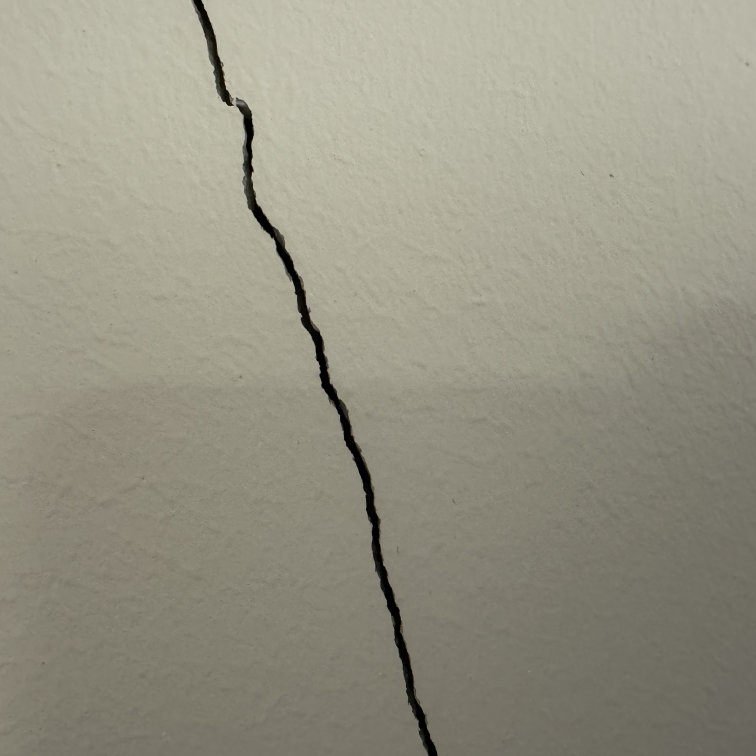
#> input picture studies/real_image_transfer/IMG_8184/IMG_8184.jpeg, 3024 x 3024 px (shown at 1/4 size)
$ python recompute_reference.py
#> lines starting #> are read from the running program, lines starting #| are printed output that depends on the picture; after the words box and inside, x2 and y2 are one past the last pixel; in counts of white or black regions, pixels touching at a corner belong together
"""Geometric reference and single-image frozen-model comparison for IMG_8184."""
from pathlib import Path
import json, hashlib, csv
import numpy as np
from PIL import Image, ImageDraw
ROOT=Path(__file__).resolve().parent
ARTICLE=ROOT
def cross(a,b): return a[...,0]*b[...,1]-a[...,1]*b[...,0]
def project(p,H):
 q=np.c_[p,np.ones(len(p))]@H.T
 return q[:,:2]/q[:,2:]
def chain(p): return np.r_[0,np.cumsum(np.linalg.norm(np.diff(p,axis=0),axis=1))]
def interp(s,p,t):return np.column_stack([np.interp(t,s,p[:,i]) for i in range(2)])
def inside(q,p):
 a=p;b=np.roll(p,-1,axis=0);out=[]
 for x,y in q:
  ok=(a[:,1]>y)!=(b[:,1]>y);out.append(bool(np.count_nonzero(ok & (x < (b[:,0]-a[:,0])*(y-a[:,1])/(b[:,1]-a[:,1]+1e-300)+a[:,0]))%2))
 return np.array(out)
def crossings(p):
 hits=[];n=len(p)
 for i in range(n):
  a=p[i];v=p[(i+1)%n]-a
  for j in range(i+2,n):
   if i==0 and j==n-1:continue
   b=p[j];w=p[(j+1)%n]-b;d=cross(v,w)
   if abs(d)<1e-12:continue
   t=cross(b-a,w)/d;u=cross(b-a,v)/d
   if 1e-9<t<1-1e-9 and 1e-9<u<1-1e-9:hits.append([i,j])
 return hits

def sections(line,poly,step=.05,window=1):
 s=chain(line);L=s[-1];ts=np.arange(step/2,L,step);q=interp(s,line,ts)
 tang=interp(s,line,np.minimum(L,ts+window/2))-interp(s,line,np.maximum(0,ts-window/2))
 tang/=np.linalg.norm(tang,axis=1)[:,None];normal=np.column_stack([-tang[:,1],tang[:,0]])
 a=poly;b=np.roll(poly,-1,axis=0);e=b-a;contained=inside(q,poly);rows=[]
 for station,P,n,inc in zip(ts,q,normal,contained):
  d=cross(n,e);good=np.abs(d)>1e-12;v=a-P
  t=np.divide(cross(v,e),d,out=np.full(len(e),np.nan),where=good)
  u=np.divide(cross(v,n),d,out=np.full(len(e),np.nan),where=good)
  vals=np.sort(t[good&(u>=0)&(u<1)]);vals=vals[np.r_[True,np.diff(vals)>1e-8]] if len(vals) else vals
  neg=vals[vals<=0];pos=vals[vals>=0];valid=bool(inc and len(neg) and len(pos))
  width=float(pos[0]-neg[-1]) if valid else None
  ends=[(P+n*neg[-1]).tolist(),(P+n*pos[0]).tolist()] if valid else None
  rows.append(dict(station_mm=float(station),width_mm=width,inside=bool(inc),intersection_count=len(vals),endpoints_mm=ends))
 valid=[r for r in rows if r['width_mm'] is not None]
 return dict(step_mm=step,tangent_window_mm=window,stations=len(rows),valid_stations=len(valid),outside_stations=int((~contained).sum()),multi_intersection_stations=sum(r['intersection_count']>2 for r in rows),max_width_mm=max(r['width_mm'] for r in valid),mean_section_width_mm=float(np.mean([r['width_mm'] for r in valid])),maximum=max(valid,key=lambda r:r['width_mm']),rows=rows)

def tests():
 p=np.array([[0.,-1],[10,-1],[10,1],[0,1]]);line=np.array([[0.,0],[10,0]])
 r=sections(line,p);assert np.allclose([a['width_mm'] for a in r['rows']],2)
 ang=.71;R=np.array([[np.cos(ang),-np.sin(ang)],[np.sin(ang),np.cos(ang)]])
 assert abs(sections(line@R,p@R)['max_width_mm']-2)<1e-9
 tapered=np.array([[0.,-.5],[10,-1.5],[10,1.5],[0,.5]])
 r=sections(line,tapered);assert all(abs(a['width_mm']-(1+.2*a['station_mm']))<1e-9 for a in r['rows'])
 assert not crossings(p) and crossings(np.array([[0.,0],[1,1],[0,1],[1,0]]))

def main():
 tests();source=ROOT/'IMG_8184_annotation.json';ann=json.loads(source.read_text());H=np.array(ann['pixelToScannerMm']);prep=json.loads((ROOT/'preprocessing.json').read_text())['images'][0]
#> (reads studies/real_image_transfer/IMG_8184/IMG_8184_annotation.json from the repository)
#> (reads studies/real_image_transfer/IMG_8184/preprocessing.json from the repository)
 np.testing.assert_allclose(H,prep['homography'],rtol=0,atol=1e-14)
 assert not ann['draft']['points'];lines=[a for a in ann['annotations'] if a['kind']=='centreline'];polys=[a for a in ann['annotations'] if a['kind']=='boundary'];assert len(lines)==len(polys)==1
 line_px=np.array(lines[0]['points']);poly_px=np.array(polys[0]['points']);line=project(line_px,H);poly=project(poly_px,H)
 L=float(chain(line)[-1]);A=float(abs(cross(poly,np.roll(poly,-1,axis=0)).sum())/2)
 assert abs(L-lines[0]['measuredValue'])<1e-8 and abs(A-polys[0]['measuredValue'])<1e-8
 intersections=crossings(poly);assert not intersections,('Self-intersecting boundary',intersections)
 baseline=sections(line,poly);sensitivity=[]
 for step,window in [(.05,.5),(.05,2),(.025,1),(.1,1)]:
  r=sections(line,poly,step,window);sensitivity.append({k:v for k,v in r.items() if k!='rows'})
 ref={'image':'IMG_8184','annotation_sha256':hashlib.sha256(source.read_bytes()).hexdigest(),'method':'Planar polyline length, polygon area, area/length mean; sampled perpendicular maximum','reference':{'centerline_length':L,'mean_width':A/L,'max_width':baseline['max_width_mm'],'crack_area':A},'self_intersections':intersections,'baseline':{k:v for k,v in baseline.items() if k!='rows'},'sensitivity':sensitivity,'tests':'Rectangle, rotated rectangle, linear taper and crossing detection passed','reference_uncertainty':'Not quantified; sensitivity is not a confidence interval. Visible surface opening convention. Shared scale/image prevents full independence.'}
 (ROOT/'reference.json').write_text(json.dumps(ref,indent=2));(ROOT/'width_sections.json').write_text(json.dumps(baseline['rows'],indent=2))
 with (ROOT/'width_sections.csv').open('w') as f:
  w=csv.DictWriter(f,fieldnames=['station_mm','width_mm','inside','intersection_count']);w.writeheader();w.writerows({k:r[k] for k in w.fieldnames} for r in baseline['rows'])
 rgb=Image.open(ROOT/'IMG_8184.jpeg').convert('RGB').resize((1024,1024));scale=1024/3024
 cv=lambda p:[tuple((v+.5)*scale-.5) for v in p]
 overlay=rgb.copy();d=ImageDraw.Draw(overlay);d.line(cv(np.vstack([poly_px,poly_px[0]])),fill=(20,255,120),width=2);d.line(cv(line_px),fill=(70,200,255),width=2)
 maxpx=project(np.array(baseline['maximum']['endpoints_mm']),np.linalg.inv(H));d.line(cv(maxpx),fill=(255,0,255),width=4);overlay.save(ROOT/'annotation_overlay.png')
#> after `maxpx = project(np.array(baseline['maximum']['endpoints_mm']), np.lina`:
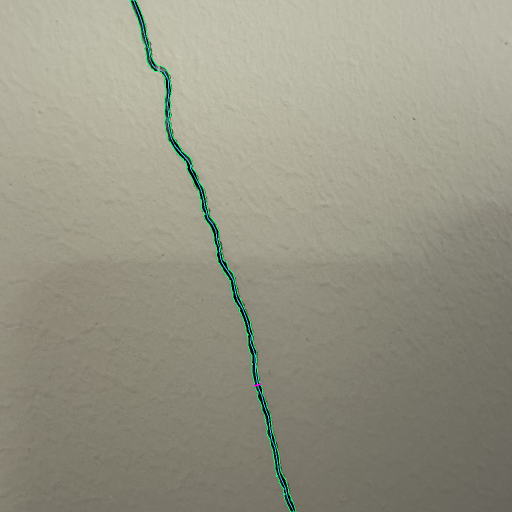
#> saved as annotation_overlay.png: PIL image 1024x1024 RGB (shown at 1/2 size); mean R, G, B 150.6, 149.2, 133
 print(json.dumps(ref,indent=2))
 if not (ROOT/'predictions.json').exists():return
 pred=json.loads((ROOT/'predictions.json').read_text());assert pred['status']=='complete' and pred['weights_and_buffers_unchanged'];assert len(pred['images'])==1
#> (reads studies/real_image_transfer/IMG_8184/predictions.json from the repository)
 rows=[]
 for name,value in ref['reference'].items():
  p=pred['images'][0]['predictions'][name];lo=p['synthetic_calibrated_lower'];hi=p['synthetic_calibrated_upper'];m=p['prediction']
  rows.append(dict(target=name,unit=p['unit'],reference=value,prediction=m,signed_difference=m-value,signed_relative_difference_percent=100*(m-value)/value,absolute_relative_difference_percent=100*abs(m-value)/value,raw_lower=p['raw_lower'],raw_upper=p['raw_upper'],synthetic_calibrated_lower=lo,synthetic_calibrated_upper=hi,reference_inside_interval=bool(lo<=value<=hi)))
 maskim=Image.new('1',(1024,1024));ImageDraw.Draw(maskim).polygon(cv(poly_px),fill=1);truth=np.array(maskim,bool);dense=np.load(ROOT/'IMG_8184_dense.npz');prob=dense['defect_probability'];mask=prob>=.5;tp=int((mask&truth).sum());fp=int((mask&~truth).sum());fn=int((~mask&truth).sum())
#> after `maskim = Image.new('1', (1024, 1024))`: maskim: PIL image 1024x1024 1; every value is 0
#> after `ImageDraw.Draw(maskim).polygon(cv(poly_px), fill=1)`:
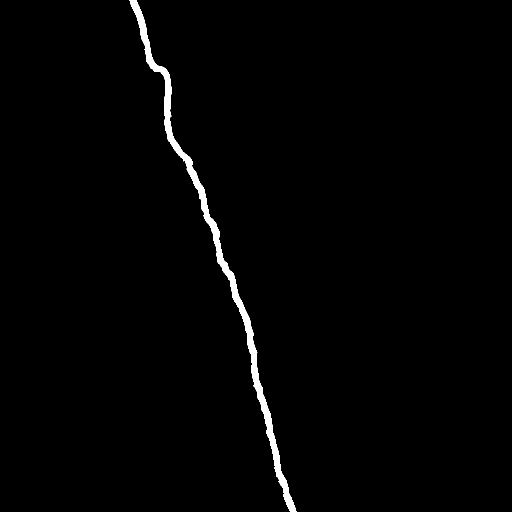
#> maskim: PIL image 1024x1024 1 (shown at 1/2 size); 1.3% white; 1 white region, box (x1, y1, x2, y2) and area: (259, 0, 593, 1024) 13656
 seg={'threshold':.5,'annotated_mask_pixels':int(truth.sum()),'model_mask_pixels':int(mask.sum()),'intersection_over_union':tp/(tp+fp+fn),'precision':tp/(tp+fp),'recall':tp/(tp+fn),'mean_probability_inside_annotation':float(prob[truth].mean()),'note':'Auxiliary mask vs rasterized outer annotation of the surface opening. Not the source of scalar predictions.'}
 comp={'image':'IMG_8184','rows':rows,'auxiliary_mask':seg,'annotation_sha256':ref['annotation_sha256'],'checkpoint_sha256':pred['checkpoint_sha256'],'no_training':not pred['training_performed']}
 (ROOT/'comparison.json').write_text(json.dumps(comp,indent=2))
 with (ROOT/'comparison.csv').open('w') as f:w=csv.DictWriter(f,fieldnames=list(rows[0]));w.writeheader();w.writerows(rows)
 panel=Image.new('RGB',(1800,640),'white');draw=ImageDraw.Draw(panel)
 for i,(im,title) in enumerate([(rgb,'Original image'),(overlay,'Manual boundary (green), path (blue), max section (magenta)'),(Image.open(ROOT/'IMG_8184_overlay.png'),'Model auxiliary mask, threshold 0.5')]):
  panel.paste(im.resize((600,600)),(600*i,40));draw.text((600*i+8,12),title,fill='black')
 panel.save(ROOT/'comparison_overview.jpg',quality=95)
 print('COMPARISON',json.dumps(comp,indent=2))
#> (the run stopped early here; a loop or call above may not have finished)
